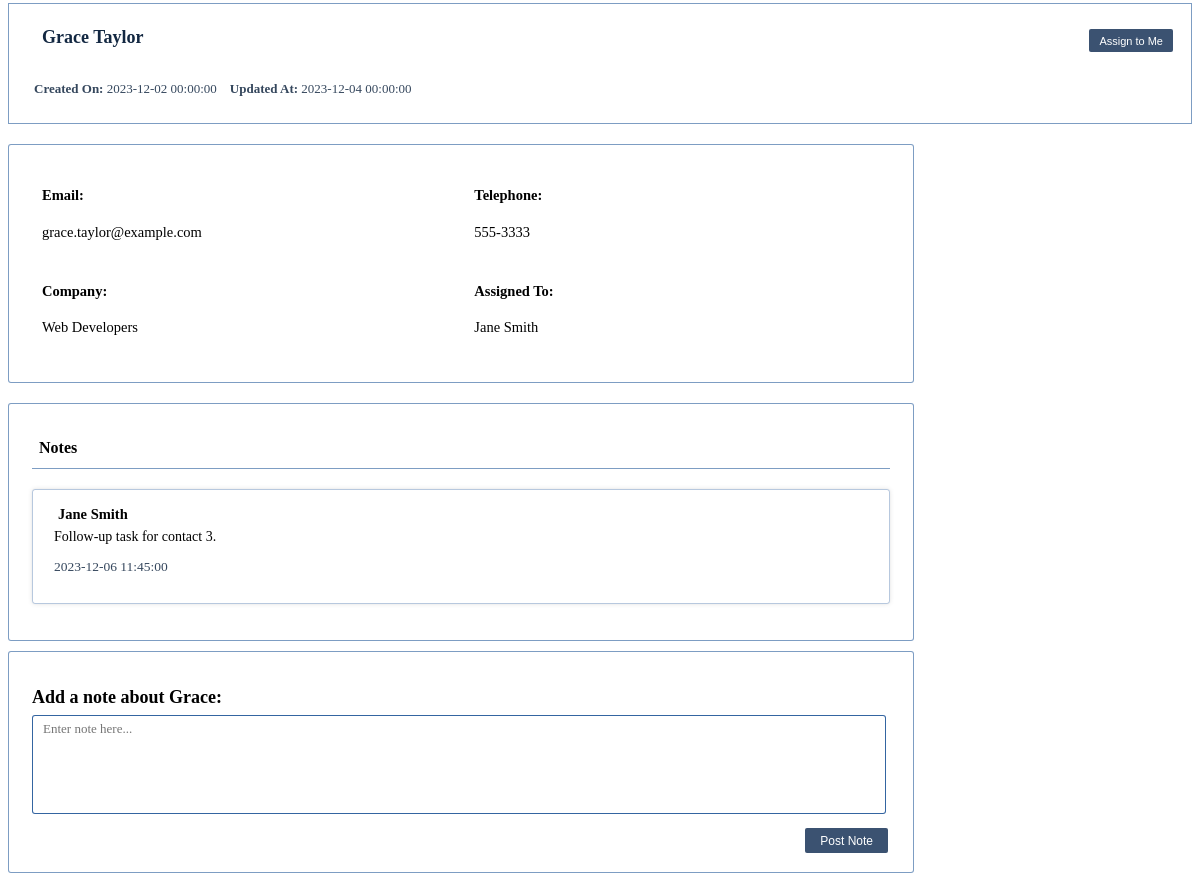
Screenshot of /screens/contactDetails.php?id=4082 with the database file from the repository.
### tables this page shows
CREATE TABLE `contacts` (
  `id` int(11) NOT NULL auto_increment,
  `firstname` varchar(35) NOT NULL ,
  `lastname` varchar(35) NOT NULL ,
  `company` varchar(35) NOT NULL ,
  `type` varchar(35) NOT NULL,
  `assigned_to` int(35) NOT NULL ,
  `created_by`  int(35) NOT NULL ,
  `created_on` DATETIME NOT NULL ,
  `updated_at` DATETIME NOT NULL ,
  `telephone` varchar(35) NOT NULL ,
  `email` varchar(35) NOT NULL ,
   PRIMARY KEY  (`id`)
);

CREATE TABLE `users` (
  `id` int(11) NOT NULL auto_increment,
  `firstname` varchar(35) NOT NULL,
  `lastname` varchar(35) NOT NULL ,
  `role` varchar(35) NOT NULL,
  `created_at`  DATETIME NOT NULL ,
  `password` varchar(35) NOT NULL ,
  `email` varchar(35) NOT NULL ,
   PRIMARY KEY  (`id`)
);

CREATE TABLE `notes` (
 `id` int(11) NOT NULL AUTO_INCREMENT,
  `contact_id` int(11) NOT NULL,
  `comment` text NOT NULL,
  `created_by` int(11) NOT NULL,
  `created_at` DATETIME NOT NULL ,
  PRIMARY KEY (`id`)
);

### screens/contactDetails.php (the view, shortened to what this page needs)
<?php
include("../database/dbsetup.php");
$id = isset($_GET['id']) ? $_GET['id'] : '';
$stmt = $conn->prepare("SELECT * FROM contacts WHERE id = ?");
$stmt->execute([$id]);
if ($stmt) {
    $result = $stmt->fetch(PDO::FETCH_ASSOC);
} else {
    echo "Error: " . $conn->errorInfo()[2];
}
$notesStmt = $conn->prepare("SELECT * FROM notes WHERE contact_id = ?");
$notesStmt->execute([$id]);
if ($notesStmt) {
    $notesResult = $notesStmt->fetchAll(PDO::FETCH_ASSOC);
} else {
    echo "Error: " . $conn->errorInfo()[2];
}
    $userStmt = $conn->prepare("SELECT firstname, lastname FROM users WHERE id = ?");
    $userStmt->execute([$result['assigned_to']]);
    $userResult = $userStmt->fetch(PDO::FETCH_ASSOC);
?>
<!DOCTYPE html>
<html lang="en">
<head>
    <link rel="stylesheet" type= "text/css" href="css/contactDetails.css">
</head>
<body>
    <div id="contactDetailsHead">
        <div id="divA">
            <h1><i class="fa-solid fa-id-card-clip"></i> <?= $result['firstname'] ?> <?= $result['lastname'] ?> </h1>
            <div id="contactExtraInfo">
                <p> <strong> Created On: </strong> <?= $result['created_on'] ?>  </p>
                <p> <strong> Updated At: </strong> <?= $result['updated_at'] ?> </p>
            </div>
        </div>
        <div id="contactHeadButtons">
            <button id = "Assign" class = "assign" >Assign to Me</button>
        </div>
    </div>
    <div id="contactDetailsBody">
        <div id="div1">
            <div class="detailsrow">
                <h4>Email:</h4>
                <?= $result['email'] ?>
            </div>
            <div class="detailsrow">
                <h4>Company:</h4>
                <?= $result['company'] ?>
            </div>
        </div>
        <div id="div2">
            <div class="detailsrow">
                <h4>Telephone:</h4>
                <?= $result['telephone'] ?>
            </div>
            <div class="detailsrow">
                <h4>Assigned To:</h4>
                <div id="assignedTo">
                <?= $userResult['firstname'] . ' ' . $userResult['lastname'] ?>
                </div>
            </div>
        </div>
    </div>
    <div id="NotesBody">
        <h1 id="NotesHead"><i class="fa-solid fa-pen-to-square"></i> Notes</h1>
            <?php if ($notesResult === "No notes found with the provided ID.") { ?>
                <p id="noNotes"><?= $result['firstname'] ?> has no notes yet.</p>
            <?php } else { ?>
                <?php foreach ($notesResult as $row): ?>
                    <div class="NotesComment">
                        <div id="userfullname"><?= $userResult['firstname'] . ' ' . $userResult['lastname'] ?></div>
                        <p><?= $row['comment'] ?></p>
                        <p id="commentdate">
                        <?= $row['created_at'] ?></p>
                    </div>
                <?php endforeach; ?>
            <?php } ?>
    </div>
    <div id="NotesEntry">
        <form action="database/notesConnect.php" method="post">
            <h1>Add a note about <?= $result['firstname'] ?>: </h1>
            <textarea id="comment" name="comment" required placeholder="Enter note here..."></textarea>
            <div id='savectrl'>
                <button type="submit" id="save">Post Note</button>
            </div>
        </form>
    </div>
</body>
</html>

### css/contactDetails.css (style rules this page uses)
#contactDetailsHead { display: flex; justify-content: space-between; margin-top: -5px; padding: 10px; padding-left: 25px; padding-bottom: 13px; border: 1.5px solid rgba(37, 90, 154, 0.591); background-color: rgba(255, 255, 255, 0.85); }
#contactDetailsHead h1 { margin-top: 5px; display: inline; color: rgb(19, 40, 66); font-size: 18px; align-items:center; }
#contactDetailsHead #divA { display: flex; display: flex; align-items: space-between; flex-direction: column; }
#contactDetailsHead #contactExtraInfo { display: flex; justify-content: space-between; margin-top: 6px; font-size: 13px; color: rgba(19, 40, 66, 0.854); }
#contactDetailsHead #contactExtraInfo p { margin-right: 13px; }
#contactHeadButtons { margin-top: 15px; }
#contactHeadButtons button { background: rgb(59, 82, 113); border-radius: 2px; font-size: 11px; color: white; border: none; padding: 5.6px; padding-left: 10px; padding-right: 10px; margin-right: 8px; }
#contactDetailsBody { align-items: center; display: flex; background-color: rgba(255, 255, 255, 0.85); border-radius: 3px; border: 1.5px solid rgba(37, 90, 154, 0.591); margin-top: 20px; width: 71.5vw; padding: 23px; }
#contactDetailsBody #div1 { width: 52%; padding-left: 10px; }
#contactDetailsBody #div2 { width: 50%; }
#contactDetailsBody .detailsrow { padding-bottom: 23px; font-size: 14.5px; }
#NotesBody { align-items: center; background-color: rgba(255, 255, 255, 0.85); border-radius: 3px; border: 1.5px solid rgba(37, 90, 154, 0.591); margin-top: 20px; width: 71.5vw; min-height: 150px; padding: 23px; }
#NotesBody h1 { font-size: 17px; }
#NotesBody #NotesHead { border-bottom: 1.5px solid rgba(37, 90, 154, 0.591); padding-bottom: 10px; margin-bottom: 20px; padding-left: 4px; font-size: 16px; }
#NotesBody #NotesHead i { padding-right: 3px; font-size: 17px; }
#NotesBody .NotesComment { border: 1.5px solid rgba(37, 90, 154, 0.331); box-shadow: rgba(0, 0, 0, 0.1) 0px 0px 5px 0px, rgba(0, 0, 0, 0.1) 0px 0px 1px 0px; border-radius: 3px; margin-bottom: 13px; padding: 15px; padding-left: 21px; }
#NotesBody .NotesComment #userfullname { display: inline; font-weight: bold; font-size: 14.5px; margin-left: 4px; }
#NotesBody .NotesComment p { margin-top: 8px; font-size: 14px; margin-top: 6px; }
#NotesBody .NotesComment #commentdate { margin-top: 5px; font-size: 13.5px; color: rgba(19, 40, 66, 0.854); }
#NotesEntry { align-items: center; background-color: rgba(255, 255, 255, 0.85); border-radius: 3px; border: 1.5px solid rgba(37, 90, 154, 0.591); margin-top: 10px; width: 71.5vw; padding: 23px; }
#NotesEntry h1 { font-size: 18px; margin-bottom: 7px; }
#NotesEntry textarea { font: inherit; resize: none; width: 69.3vw; font-size: 13px; margin: 0; border-radius: 3px; height: 90px; border: 2px solid rgba(37, 90, 154, 0.93); border-width: 0.5px; padding-top: 5px; padding-left: 10px; padding-right: 10px; margin-right: 15px; }
#NotesEntry #savectrl { display: flex; justify-content: right; margin-bottom: -4px; margin-right: 2px; }
#NotesEntry #savectrl button { background: rgb(59, 82, 113); border-radius: 2px; font-size: 12px; color: white; border: none; padding: 5.5px; padding-left: 15px; margin-top: 10px; padding-right: 15px; }

### rows the page displays
contacts: firstname "Grace", lastname "Taylor", created_on "2023-12-02 00:00:00", updated_at "2023-12-04 00:00:00", email "grace.taylor@example.com", company "Web Developers", telephone "555-3333"
users: firstname "Jane", lastname "Smith"
notes: comment "Follow-up task for contact 3.", created_at "2023-12-06 11:45:00"
